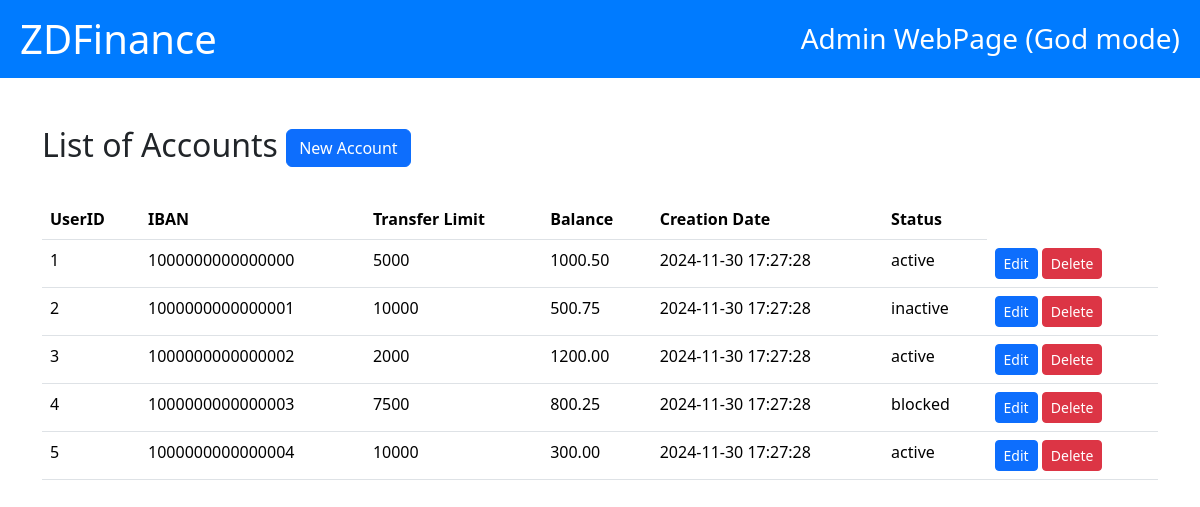
Page /admin/read_accounts.php on the committed database.
### tables this page shows
CREATE TABLE Accounts (
    IBAN BIGINT UNSIGNED NOT NULL AUTO_INCREMENT PRIMARY KEY,
    UserID INT NOT NULL,
    Transfer_Limit INT UNSIGNED NOT NULL,
    Balance DECIMAL(15, 2) NOT NULL DEFAULT 0.00,
    Creation_Date TIMESTAMP DEFAULT CURRENT_TIMESTAMP,
    Status ENUM('active', 'inactive', 'blocked') NOT NULL DEFAULT 'active',
    FOREIGN KEY (UserID) REFERENCES Users(UserID)
) AUTO_INCREMENT = 1000000000000000;

### admin/read_accounts.php (the view, shortened to what this page needs)
<!DOCTYPE html>
<html lang="en">
<head>
    <link href="https://cdn.jsdelivr.net/npm/bootstrap@5.3.3/dist/css/bootstrap.min.css" rel="stylesheet">
</head>
<body>
    <div class="header">
        <h1><a href="/POS/admin/index.html">ZDFinance</a></h1>
        <h3>Admin WebPage (God mode)</h3>
    </div>
    <div class="container my-5">
        <h2>
            List of Accounts
            <a class="btn btn-primary" href="/POS/admin/create_account.php" role="button">New Account</a>
        </h2>
        <br>
        <table class="table">
            <thead>
                <tr>
                    <th>UserID</th>
                    <th>IBAN</th>
                    <th>Transfer Limit</th>
                    <th>Balance</th>
                    <th>Creation Date</th>
                    <th>Status</th>
                </tr>
            </thead>
            <tbody>
                <?php
                $servername = "localhost";
                $username = "root";
                $password = "";
                $database = "pos_db";
                $connection = new mysqli($servername, $username, $password, $database);
                $sql = "SELECT * FROM Accounts";
                $result = $connection->query($sql);
                while ($row = $result->fetch_assoc()) {
                    echo "
                    <tr>
                        <td>$row[UserID]</td>
                        <td>$row[IBAN]</td>
                        <td>$row[Transfer_Limit]</td>
                        <td>$row[Balance]</td>
                        <td>$row[Creation_Date]</td>
                        <td>$row[Status]</td>
                        <td>
                            <a class='btn btn-primary btn-sm' href='/POS/admin/edit_account.php?IBAN=$row[IBAN]'>Edit</a>
                            <a class='btn btn-danger btn-sm' href='/POS/admin/delete_account.php?IBAN=$row[IBAN]'>Delete</a>
                        </td>
                    </tr>
                    ";
                }
                ?>
            </tbody>
        </table>
    </div>
</body>
</html>

### admin/read_accounts.php (style rules this page uses)
.header { background-color: #007bff; color: white; padding: 15px 20px; display: flex; align-items: center; justify-content: space-between; }
.header h1, .header h3 { margin: 0; }
.header h1 a { color: white; text-decoration: none; }

### rows in the picture
accounts: UserID "1", IBAN "1000000000000000", Transfer_Limit "5000", Balance "1000.50", Creation_Date "2024-11-30 17:27:28", Status "active"
accounts: UserID "2", IBAN "1000000000000001", Transfer_Limit "10000", Balance "500.75", Creation_Date "2024-11-30 17:27:28", Status "inactive"
accounts: UserID "3", IBAN "1000000000000002", Transfer_Limit "2000", Balance "1200.00", Creation_Date "2024-11-30 17:27:28", Status "active"
accounts: UserID "4", IBAN "1000000000000003", Transfer_Limit "7500", Balance "800.25", Creation_Date "2024-11-30 17:27:28", Status "blocked"
accounts: UserID "5", IBAN "1000000000000004", Transfer_Limit "10000", Balance "300.00", Creation_Date "2024-11-30 17:27:28", Status "active"
